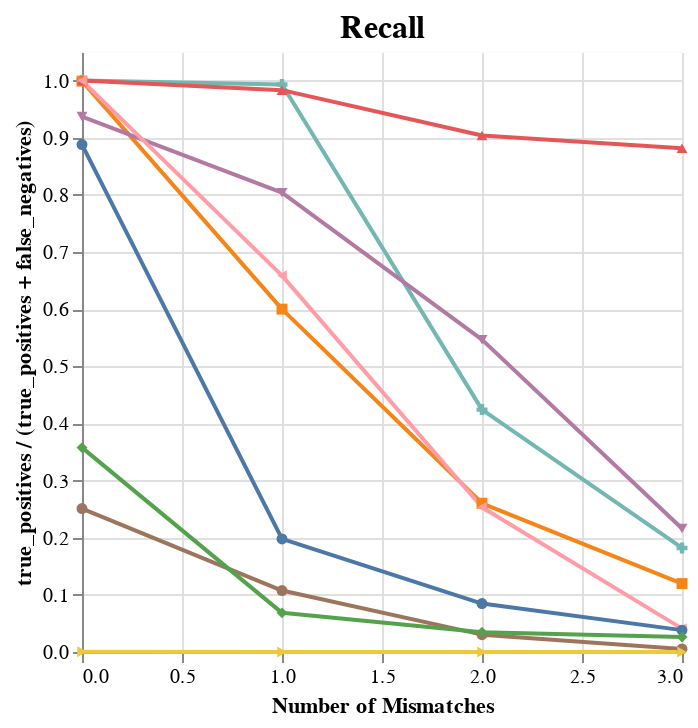

Notebook cell for this chart:
### Code cell
combined_chart

### Figure 1 — Vega-Lite specification as saved in the notebook (floating-point values rounded to 4 significant figures)
{"config": {"view": {"continuousWidth": 300, "continuousHeight": 300, "step": 1, "strokeWidth": 0.1}, "axis": {"grid": true, "gridOpacity": 0.9}, "title": {"anchor": "middle", "fontSize": 16}}, "hconcat": [{"mark": {"type": "trail", "color": "tool:N"}, "encoding": {"color": {"field": "tool", "legend": null, "type": "nominal"}, "shape": {"field": "tool", "legend": {"orient": "right", "symbolFillColor": "tool:N", "symbolStrokeColor": "tool:N", "title": "Tool"}, "type": "nominal"}, "tooltip": [{"field": "tool", "type": "nominal"}, {"field": "mismatches", "type": "quantitative"}, {"field": "recall", "type": "quantitative"}], "x": {"field": "mismatches", "title": "Number of Mismatches", "type": "quantitative"}, "y": {"field": "recall", "scale": {"domain": [0, 1.05]}, "title": "true_positives / (true_positives + false_negatives)", "type": "quantitative"}}, "height": 300, "title": "Recall", "width": 300}], "data": {"name": "data-106b1653e852d1bad16be3fcba7c0df8"}, "$schema": "https://vega.github.io/schema/vega-lite/v5.20.1.json", "datasets": {"data-106b1653e852d1bad16be3fcba7c0df8": [{"mismatches": 0, "tool": "bowtie2", "total_possible": 16866829, "tool_matches": 16866667, "recall": 1.0}, {"mismatches": 0, "tool": "blastn", "total_possible": 16866829, "tool_matches": 16850968, "recall": 0.9991}, {"mismatches": 0, "tool": "bowtie1", "total_possible": 16866829, "tool_matches": 16866784, "recall": 1.0}, {"mismatches": 0, "tool": "mmseqs2", "total_possible": 16866829, "tool_matches": 15803286, "recall": 0.9369}, {"mismatches": 0, "tool": "strobealign", "total_possible": 16866829, "tool_matches": 4233236, "recall": 0.251}, {"mismatches": 0, "tool": "mummer4", "total_possible": 16866829, "tool_matches": 16866546, "recall": 1.0}, {"mismatches": 0, "tool": "bbmap_skimmer", "total_possible": 16866829, "tool_matches": 14978104, "recall": 0.888}, {"mismatches": 0, "tool": "lexicmap", "total_possible": 16866829, "tool_matches": 6033115, "recall": 0.3577}, {"mismatches": 0, "tool": "minimap2", "total_possible": 16866829, "tool_matches": 5110, "recall": 0.000303}, {"mismatches": 1, "tool": "bowtie2", "total_possible": 12197007, "tool_matches": 12112313, "recall": 0.9931}, {"mismatches": 1, "tool": "blastn", "total_possible": 12197007, "tool_matches": 7318398, "recall": 0.6}, {"mismatches": 1, "tool": "bowtie1", "total_possible": 12197007, "tool_matches": 11992384, "recall": 0.9832}, {"mismatches": 1, "tool": "mmseqs2", "total_possible": 12197007, "tool_matches": 9805301, "recall": 0.8039}, {"mismatches": 1, "tool": "strobealign", "total_possible": 12197007, "tool_matches": 1311189, "recall": 0.1075}, {"mismatches": 1, "tool": "mummer4", "total_possible": 12197007, "tool_matches": 8032640, "recall": 0.6586}, {"mismatches": 1, "tool": "bbmap_skimmer", "total_possible": 12197007, "tool_matches": 2413864, "recall": 0.1979}, {"mismatches": 1, "tool": "lexicmap", "total_possible": 12197007, "tool_matches": 835330, "recall": 0.06849}, {"mismatches": 1, "tool": "minimap2", "total_possible": 12197007, "tool_matches": 1086, "recall": 8.904e-05}, {"mismatches": 2, "tool": "bowtie2", "total_possible": 12359867, "tool_matches": 5243454, "recall": 0.4242}, {"mismatches": 2, "tool": "blastn", "total_possible": 12359867, "tool_matches": 3217012, "recall": 0.2603}, {"mismatches": 2, "tool": "bowtie1", "total_possible": 12359867, "tool_matches": 11173197, "recall": 0.904}, {"mismatches": 2, "tool": "mmseqs2", "total_possible": 12359867, "tool_matches": 6756086, "recall": 0.5466}, {"mismatches": 2, "tool": "strobealign", "total_possible": 12359867, "tool_matches": 375251, "recall": 0.03036}, {"mismatches": 2, "tool": "mummer4", "total_possible": 12359867, "tool_matches": 3129926, "recall": 0.2532}, {"mismatches": 2, "tool": "bbmap_skimmer", "total_possible": 12359867, "tool_matches": 1047205, "recall": 0.08473}, {"mismatches": 2, "tool": "lexicmap", "total_possible": 12359867, "tool_matches": 426554, "recall": 0.03451}, {"mismatches": 2, "tool": "minimap2", "total_possible": 12359867, "tool_matches": 667, "recall": 5.396e-05}, {"mismatches": 3, "tool": "bowtie2", "total_possible": 16472212, "tool_matches": 2998722, "recall": 0.182}, {"mismatches": 3, "tool": "blastn", "total_possible": 16472212, "tool_matches": 1972148, "recall": 0.1197}, {"mismatches": 3, "tool": "bowtie1", "total_possible": 16472212, "tool_matches": 14523177, "recall": 0.8817}, {"mismatches": 3, "tool": "mmseqs2", "total_possible": 16472212, "tool_matches": 3560155, "recall": 0.2161}, {"mismatches": 3, "tool": "strobealign", "total_possible": 16472212, "tool_matches": 88246, "recall": 0.005357}, {"mismatches": 3, "tool": "mummer4", "total_possible": 16472212, "tool_matches": 673444, "recall": 0.04088}, {"mismatches": 3, "tool": "bbmap_skimmer", "total_possible": 16472212, "tool_matches": 630914, "recall": 0.0383}, {"mismatches": 3, "tool": "lexicmap", "total_possible": 16472212, "tool_matches": 430208, "recall": 0.02612}, {"mismatches": 3, "tool": "minimap2", "total_possible": 16472212, "tool_matches": 392, "recall": 2.38e-05}]}}
